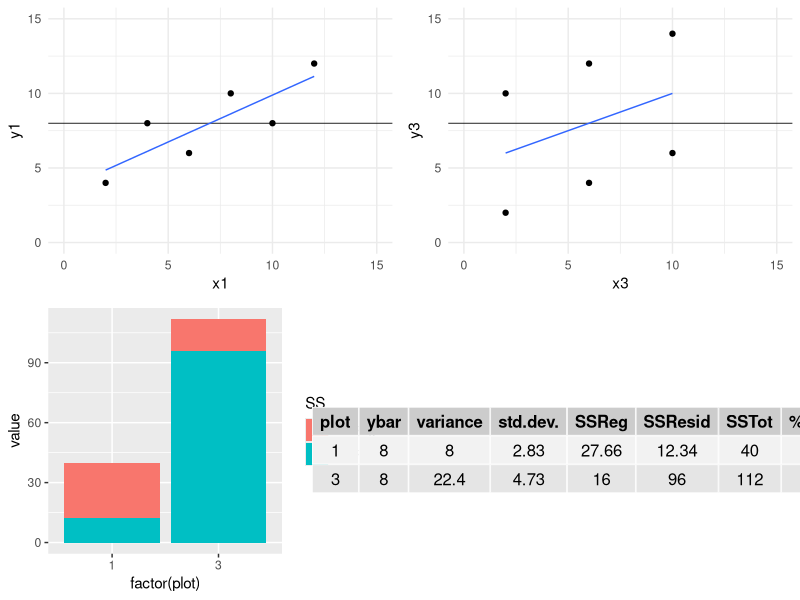

This chart was generated by the following R code:
rm(list = ls())
library(tidyverse)
require(ggplot2)
library(grid)
require(gridExtra)

# X1 <- data.frame(x=c(2,4,6,8,10,12), y=c(4,8,6,10,8,12))
# X2 <- data.frame(x=c(2,4,6,8,10,12), y=c(2,10,4,12,6,14))
# 
# df <- data.frame("Dataset" = c("X1", "X2")
#                  # "ybar" = c(mean(X1$y), mean(X2$y))
#                  # "variance" = c(var(X1$y), var(X2$y)),
#                  # "std.dev." = c(sd(X1$y), sd(X2$y))
# )

# 
x1 <- c(2,4,6,8,10,12)
y1 <- c(4,8,6,10,8,12)

# 1-squish
x2 <- c(6,6,8,8,10,10)
y2 <- c(4,8,6,10,8,12)


x3 <- c(2,2,6,6,10,10)
y3 <- c(2,10,4,12,6,14)
# 2-squish
x4 <- c(4,4,6,6,8,8)
y4 <- c(2,10,4,12,6,14)



xlim = c(0,15)
ylim = c(0,15)

p1 <- ggplot(, aes(x=x1, y=y1)) +
geom_point() +
geom_hline(yintercept=mean(y1), size=0.3) +
theme_minimal() +
geom_smooth(method = "lm", se = FALSE, size=0.5) +
coord_cartesian(xlim, ylim)

p2 <- ggplot(, aes(x=x2, y=y2)) +
geom_point() +
geom_hline(yintercept=mean(y2), size=0.3) +
theme_minimal() +
geom_smooth(method = "lm", se = FALSE, size=0.5) +
coord_cartesian(xlim, ylim)

p3 <- ggplot(, aes(x=x3, y=y3)) +
geom_point() +
geom_hline(yintercept=mean(y3), size=0.3) +
theme_minimal() +
geom_smooth(method = "lm", se = FALSE, size=0.5) +
  coord_cartesian(xlim, ylim)

p4 <- ggplot(, aes(x=x4, y=y4)) +
geom_point() +
geom_hline(yintercept=mean(y4), size=0.3) +
theme_minimal() +
geom_smooth(method = "lm", se = FALSE, size=0.5) +
coord_cartesian(xlim, ylim)


df <- data.frame("plot" = c(1:4),
               "ybar" = c(mean(y1), mean(y2), mean(y3), mean(y4)),
               "variance" = c(var(y1), var(y2), var(y3), var(y4)),
               "std.dev." = c(sd(y1), sd(y2), sd(y3), sd(y4)))


df <- df %>% 
  mutate(SSReg = c(sum((predict(lm(y1 ~ x1)) - mean(y1))**2), # \sum{(\hat{y}-\bar{y}^2)}
                   sum((predict(lm(y2 ~ x2)) - mean(y2))**2),
                   sum((predict(lm(y3 ~ x3)) - mean(y3))**2),
                   sum((predict(lm(y4 ~ x4)) - mean(y4))**2))) %>%
  mutate(SSResid = c(sum((y1 - predict(lm(y1 ~ x1)))**2), # \sum{(y-\hat{y}^2)}
                     sum((y2 - predict(lm(y2 ~ x2)))**2),
                     sum((y3 - predict(lm(y3 ~ x3)))**2),
                     sum((y4 - predict(lm(y4 ~ x4)))**2))) %>%
  mutate(SSTot = c(sum((y1 - mean(y1))**2), # \sum{(y-\bar{y})^2}
                   sum((y2 - mean(y2))**2),
                   sum((y3 - mean(y3))**2),
                   sum((y4 - mean(y4))**2))) %>%
  mutate(`%explained` = SSReg/SSTot*100) %>%
  arrange(plot) # sort by plot ID
df

df13 <- df %>%
  filter(plot==1 | plot==3)

# prepare for stacked bar chart
tmp <- df13 %>%
  pivot_longer(c(SSReg, SSResid), names_to = "SS", values_to = "value") 

p5 <- ggplot(tmp, aes(fill=SS, y=value, x=factor(plot))) + 
  geom_bar(position="stack", stat="identity")

# grid.arrange(p1,p2,p3,p4,p5, tableGrob(round(df,2), rows = NULL))
grid.arrange(p1,p3,p5, tableGrob(round(df13,2), rows = NULL))



# some other plot
# p5 <- ggplot(df, aes(fill=SSTot, y=variance, x=plot)) + 
#   geom_bar(position="stack", stat="identity")
# 
# grid.arrange(p1,p2,p3,p4, p5)
